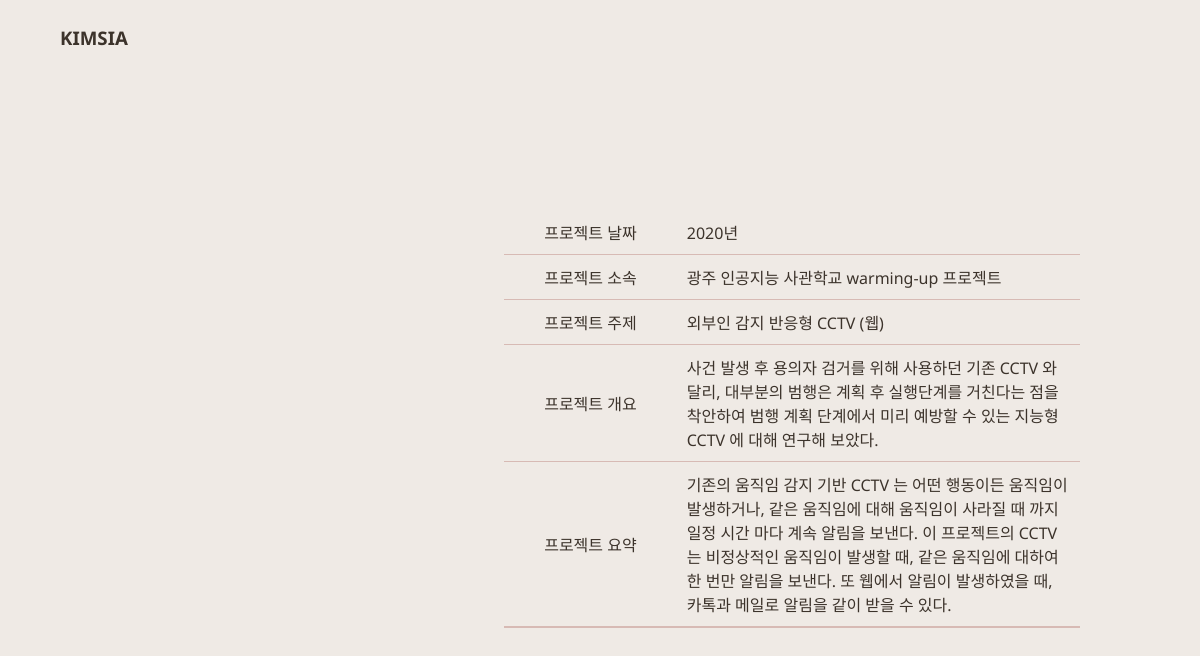
The app's page /detail/5 with its own data.
### siaApp/models.py (models this page shows)
class ProjectList(models.Model):
    proj_date = models.CharField(max_length = 30)
    proj_group = models.CharField(max_length = 30)
    proj_topic = models.TextField()
    proj_overview = models.TextField()
    proj_summary = models.TextField()
    proj_img = models.ImageField(upload_to='images/', blank = True, null = True)

### siaApp/views.py (the view)
# urls.py: path('detail/<int:project_pk>', views.detail, name = "detail")
def detail(request, project_pk):
    project = ProjectList.objects.get(pk=project_pk)
    context = {
        'project_obj' : project
    }
    return render(request, 'detail.html', context)

### siaApp/templates/detail.html (shortened to what this page needs)
<!DOCTYPE html>
<html lang="en">
<head>
    {% load static %}
    <link rel="stylesheet" type="text/css" href="{% static 'css/style.css' %}" />
    <link rel="stylesheet" type="text/css" href="{% static 'css/detail.css' %}" />
    <link href="https://fonts.googleapis.com/css2?family=Noto+Sans:wght@400;700&display=swap" rel="stylesheet"></head>
</head>
<body>
    <header>
        <a href="http://www.kimsia.shop/">KIMSIA</a>
    </header>
    <div class = "container">
        <div class = "table_container">
            <table>
                <tr>
                    <td>프로젝트 날짜</td>
                    <td>{{ project_obj.proj_date }}</td>
                </tr>
                <tr>
                    <td>프로젝트 소속</td>
                    <td>{{ project_obj.proj_group }}</td>
                </tr>
                <tr>
                    <td>프로젝트 주제</td>
                    <td>{{ project_obj.proj_topic }}</td>
                </tr>
                <tr>
                    <td>프로젝트 개요</td>
                    <td>{{ project_obj.proj_overview }}</td>
                </tr>
                <tr>
                    <td>프로젝트 요약</td>
                    <td>{{ project_obj.proj_summary }}</td>
                </tr>
            </table>
        </div>
    </div>
</body>
</html>

### siaApp/static/css/style.css (style rules this page uses)
* { margin: 0; padding: 0; }
a { text-decoration: none; outline: none; }

### siaApp/static/css/detail.css (style rules this page uses)
body { background-color: #EFEAE5; font-family: 'Noto Sans', sans-serif; display: flex; flex-direction: column; align-items: center; }
header { width: 100%; height: 75px; position: fixed; background-color: #EFEAE5; display: flex; align-items: center; }
header > a { color: #3C332B; margin-left: 5%; margin-right: 5%; font-size: 1.17em; font-weight: bold; }
.container { display: flex; flex-direction: row; justify-content: space-between; align-items: center; width: 80%; }
.table_container { display: flex; flex-direction: column; align-items: center; margin-top: 200px; width: 60%; }
.table_container table { width: 100%; border-bottom: 2px solid #D7BAB4; border-collapse: collapse; margin: 10px; color: #3C332B; }
.table_container td { border-bottom: 1px solid #D7BAB4; padding: 10px; }
.table_container td:nth-child(1) { text-align: center; width: 30%; }

### records on screen
ProjectList: proj_date "2020년", proj_group "광주 인공지능 사관학교 warming-up 프로젝트", proj_topic "외부인 감지 반응형 CCTV (웹)", proj_overview "사건 발생 후 용의자 검거를 위해 사용하던 기존 CCTV 와 달리, 대부분의 범행은 계획 후 실행단계를 거친다는 점을 착안하여 범행 계획 단계에서 미리 예방할 수 있는 지능형 CCTV 에 대해 연구해 보았다.", proj_summary "기존의 움직임 감지 기반 CCTV 는 어떤 행동이든 움직임이 발생하거나, 같은 움직임에 대해 움직임이 사라질 때 까지 일정 시간 마다 계속 알림을 보낸다. 이 프로젝트의 CCTV 는 비정상적인 움직임이 발생할 때, 같은 움직임에 대하여 한 번만 알림을 보낸다. 또 웹에서 알림이 발생하였을 때, 카톡과 메일로 알림을 같이 받을 수 있다."
